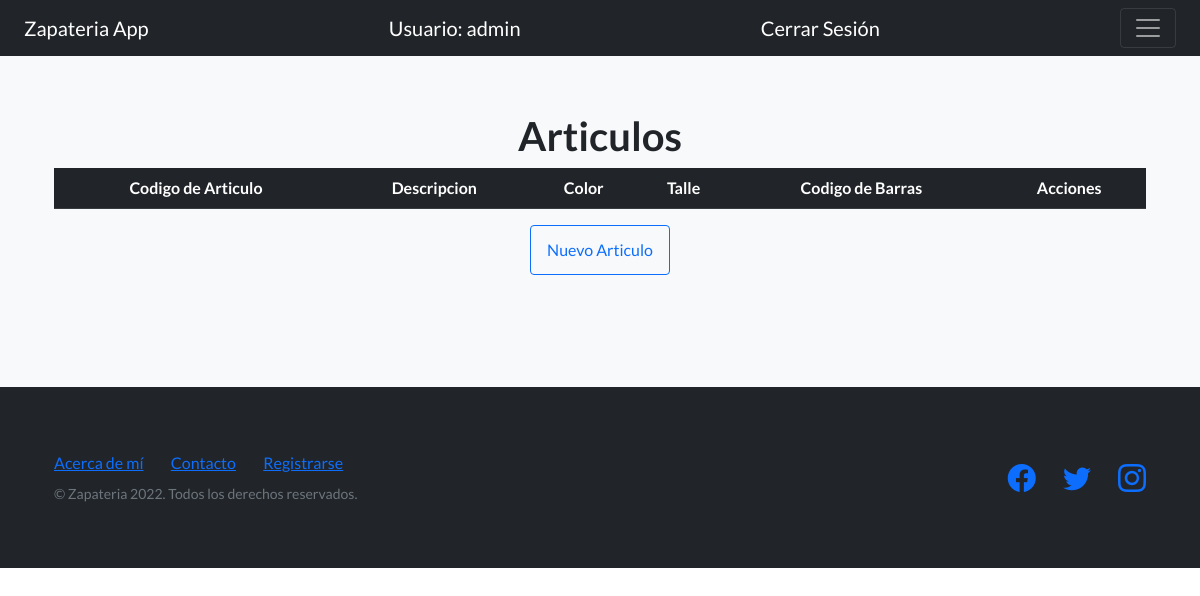
/listaArticulos/ (signed in), run on an earlier commit of the app's database.
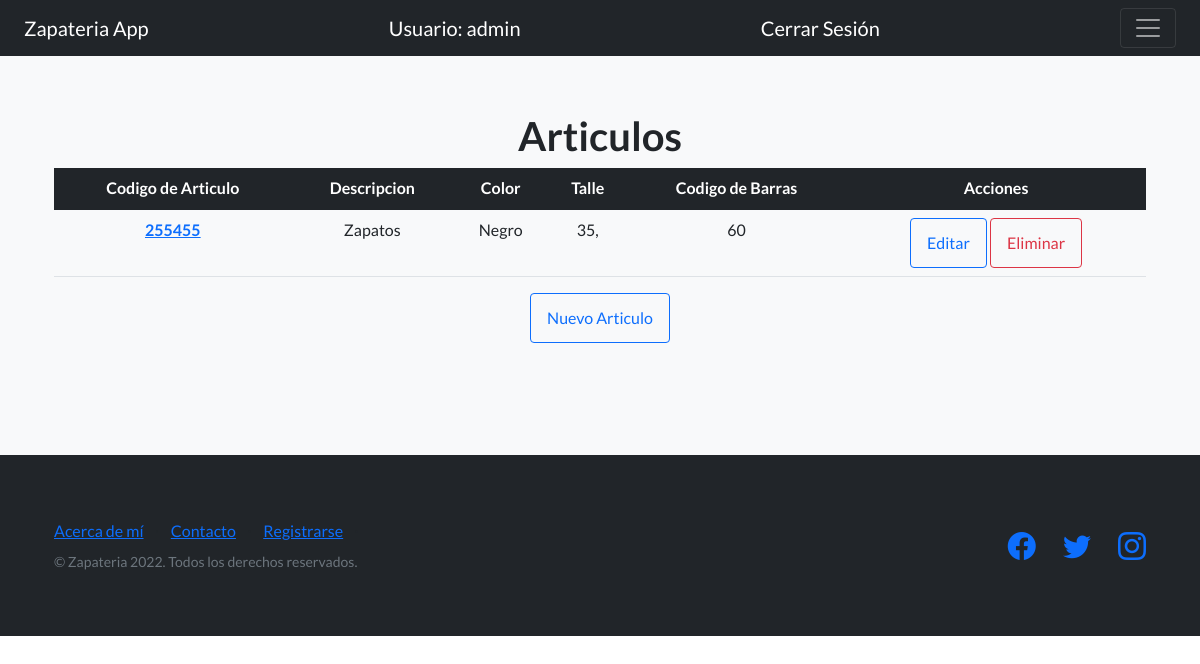
And on a later commit of the database.
### AppProyectoFinalPython/models.py (models this page shows, shortened)
class Articulo(models.Model):
    CodigoArticulo = models.CharField(max_length=8)
    Descripcion = models.CharField(max_length=30)
    Color = models.CharField(max_length=30)
    Talle = models.CharField(max_length=20)
    Precio = models.CharField(max_length=20)
    CodigoBarra = models.CharField(max_length=30)
    imagen = models.ImageField(upload_to='articulos', blank=True, null=True)

### AppProyectoFinalPython/views.py (the view)
# urls.py: path('listaArticulos/', ArticuloList.as_view(), name="ListaArticulos"),
class ArticuloList(LoginRequiredMixin, ListView):
    model = Articulo
    template_name = './Articulos/Articulo_list.html'
    context_object_name = 'Articulos'

### AppProyectoFinalPython/templates/Articulos/articulo_list.html
{% extends 'navBar.html'%}
{% load static %}
{% block blockDinamico %}
<section class="features-icons bg-light text-center">
  <div class="container">
      <h1>Articulos</h1>
      <table class="table">
        <thead class="table-dark">
          <tr>
            <th scope="col">Codigo de Articulo</th>
            <th scope="col">Descripcion</th>
            <th scope="col">Color</th>
            <th scope="col">Talle</th>
            <th scope="col">Codigo de Barras</th>
            <th scope="col">Acciones</th>
          </tr>
        </thead>
        <tbody>
          {% for Articulo in Articulos %}
          <tr>
            <th scope="row">
              <a href="{% url 'DetalleArticulos' Articulo.id %}">
                {{Articulo.CodigoArticulo}}
              </a>
            </th>
            <td>{{Articulo.Descripcion}}</td>
            <td>{{Articulo.Color}}</td>
            <td>{{Articulo.Talle}}</td>
            <td>{{Articulo.Precio}}</td>
            <td>
              <a type="button" class="btn btn-outline-primary" href="{% url 'ActualizaArticulos' Articulo.id %}">
                Editar
              </a>
              <a type="button" class="btn btn-outline-danger" href="{% url 'EliminaArticulos' Articulo.id %}">
                Eliminar
              </a>
            </td>
          </tr>
        {% endfor %}
        </tbody>
      </table>
      <a type="button" class="btn btn-outline-primary" href="{% url 'CreaArticulos' %}">
        Nuevo Articulo
      </a>
  </div>
</section>
{% endblock blockDinamico %}

What changed in the data, as far as the page shows it:
added Articulo: CodigoArticulo "255455", Descripcion "Zapatos", Color "Negro", Talle "35,", Precio "60"
